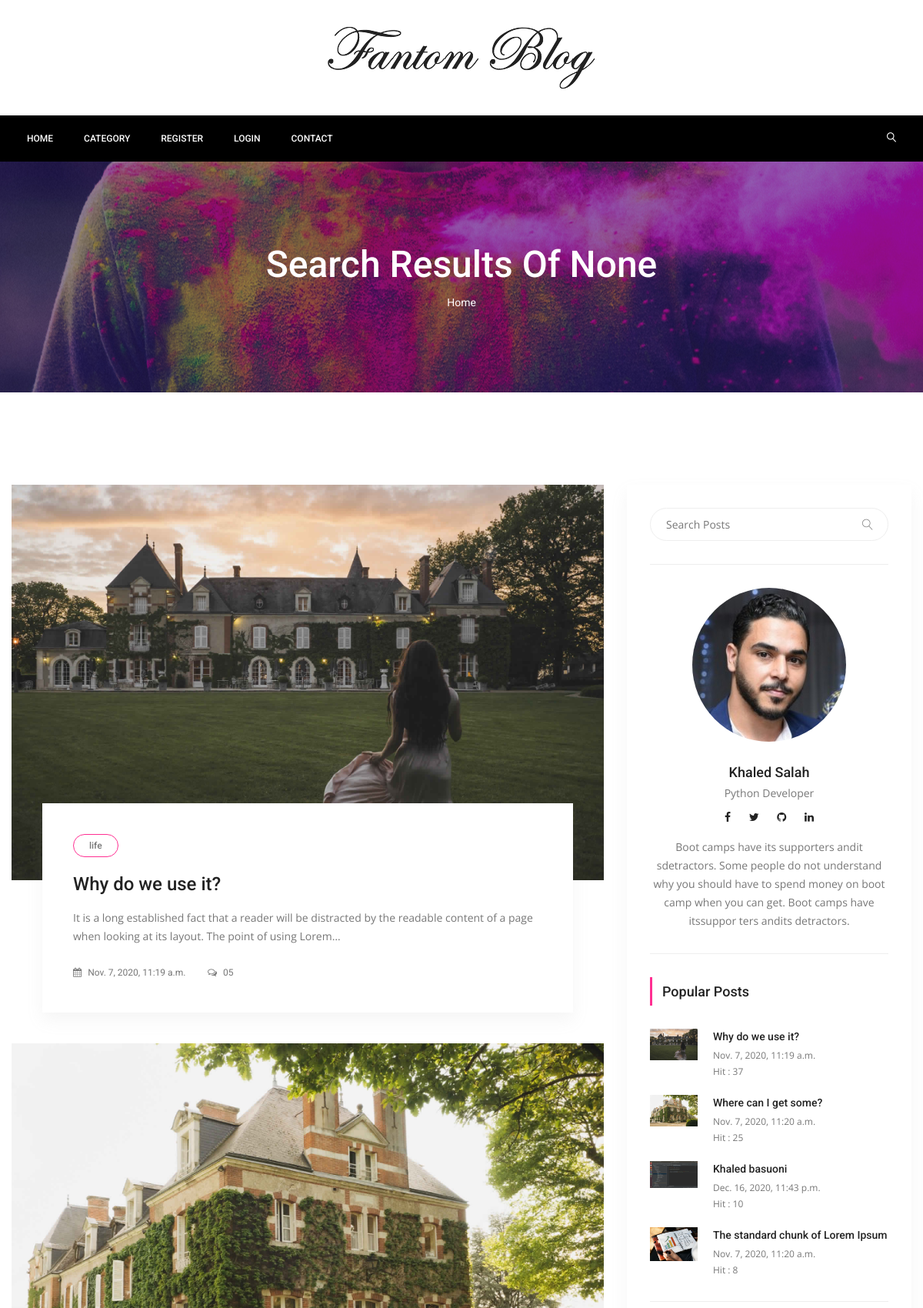
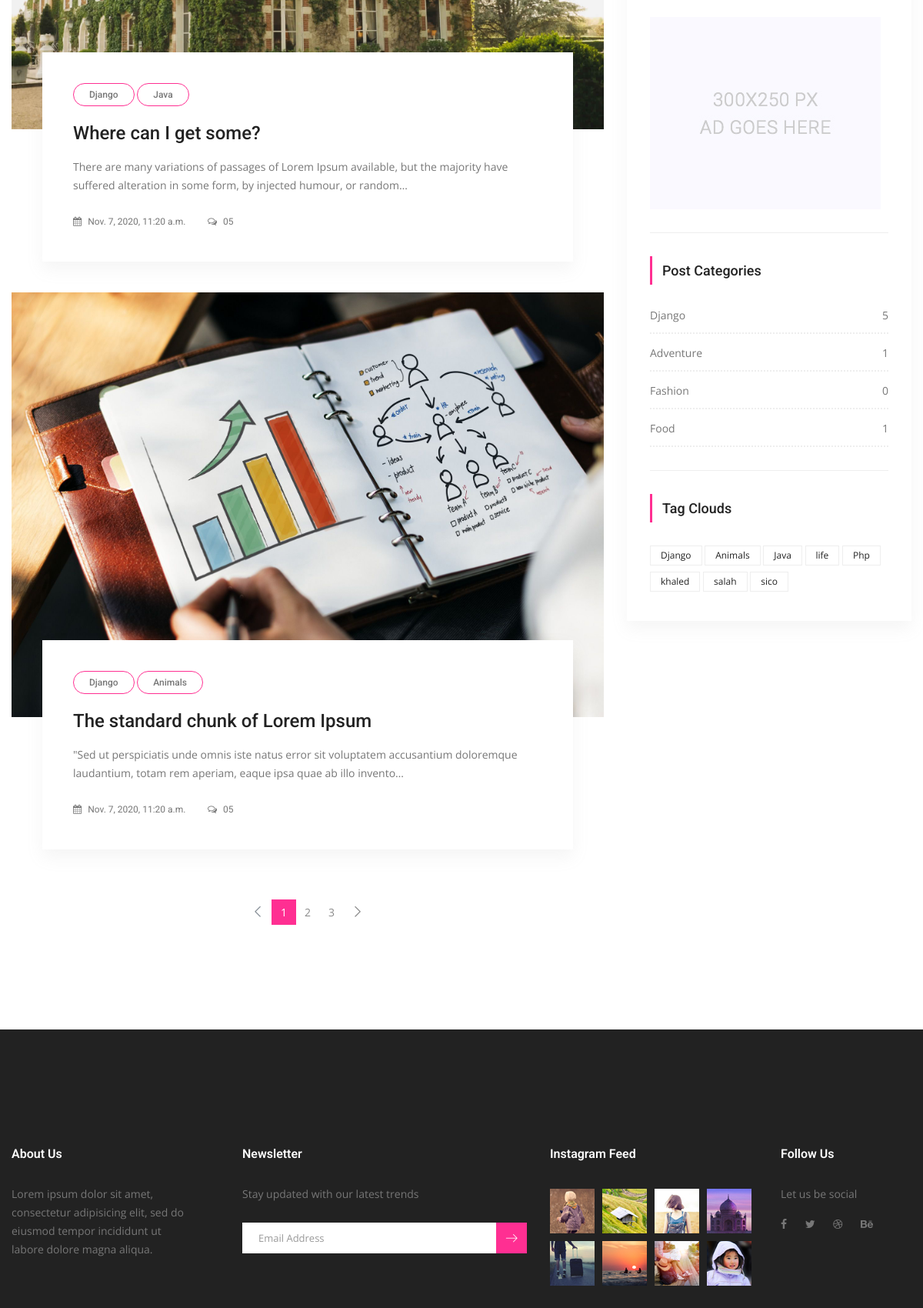
The app's page /search/ (upper part) with its own data (2 pictures, top to bottom).
### posts/models.py (models this page shows, shortened)
class Post(models.Model):
    title = models.CharField(max_length=150)
    content = models.TextField()
    publishing_date = models.DateTimeField(auto_now_add=True)
    image = models.ImageField(blank=True, null=True, upload_to='uploads/')
    user = models.ForeignKey(settings.AUTH_USER_MODEL, on_delete=models.CASCADE)
    slug = models.SlugField(default='slug', editable=False)
    category = models.ForeignKey(Category, on_delete=models.CASCADE, default=1, related_name='posts')
    tag = models.ManyToManyField(Tag, related_name='posts', blank=True)
    slider_post = models.BooleanField(default=False)
    hit = models.PositiveIntegerField(default=0)

class Tag(models.Model):
    title = models.CharField(max_length=150)
    slug = models.SlugField(editable=False)

class Category(models.Model):
    title = models.CharField(max_length=150)
    slug = models.SlugField(default='slug', editable=False)
    def post_count(self):
        return self.posts.all().count()

### posts/views.py (the view)
# urls.py: path('search/', SearchView.as_view(), name='search'),
class SearchView(ListView):
    model = Post
    template_name = 'posts/search.html'
    context_object_name = 'posts'
    paginate_by = 3
    def get_queryset(self):
        query = self.request.GET.get('q')
        if query:
            return Post.objects.filter(Q(title__icontains=query) |
                                       Q(content__icontains=query) |
                                       Q(tag__title__icontains=query)
                                       ).order_by('id').distinct()
        return Post.objects.all().order_by('id')
    def get_context_data(self, *, object_list=None, **kwargs):
        context = super(SearchView, self).get_context_data(**kwargs)
        query = self.request.GET.get('q')
        context['query'] = query
        return context

### posts/templatetags/custom_tags.py (called while the page is built)
@register.simple_tag(name="categories")
def all_categories():
    return Category.objects.all()

@register.simple_tag(name='tags')
def all_tags():
    return Tag.objects.all()

@register.simple_tag(name='hit_posts')
def hit_posts():
    return Post.objects.order_by('-hit')[:4]

### templates/posts/search.html (shortened to what this page needs)
{% extends 'base.html' %}
{% load static %}
{% block content%}
<section class="banner_area">
    <div class="banner_inner d-flex align-items-center">
        <div class="overlay bg-parallax" data-stellar-ratio="0.9" data-stellar-vertical-offset="0"
             data-background=""></div>
        <div class="container">
            <div class="banner_content text-center">
                <h2>Search Results Of {{ query }}</h2>
                <div class="page_link">
                    <a href="{% url 'index' %}">Home</a>
                </div>
            </div>
        </div>
    </div>
</section>
<section class="blog_area p_120">
    <div class="container">
        <div class="row">
            <div class="col-lg-8">
                <div class="blog_left_sidebar">
                    {% for post in posts%}
                    <article class="blog_style1">
                        <div class="blog_img">
                            <img class="img-fluid" src="{{ post.image.url }}" alt="">
                        </div>
                        <div class="blog_text">
                            <div class="blog_text_inner">
                                {% for tag in post.tag.all %}
                                <a class="cat" href="{% url 'tag_detail' slug=tag.slug %}">{{ tag.title }}</a>
                                {% endfor %}
                                <a href="{% url 'detail' pk=post.pk slug=post.slug%}"><h4>{{ post.title }}</h4></a>
                                <p>{{ post.content | truncatechars:150 }}</p>
                                <div class="date">
                                    <a href="#"><i class="fa fa-calendar" aria-hidden="true"></i>
                                        {{ post.publishing_date }}</a>
                                    <a href="#"><i class="fa fa-comments-o" aria-hidden="true"></i> 05</a>
                                </div>
                            </div>
                        </div>
                    </article>
                    {% endfor %}
                    {% if is_paginated %}
                    <nav class="blog-pagination justify-content-center d-flex">
                        <ul class="pagination">
                            {% if page_obj.has_previous %}
                            <li class="page-item">
                                <a href="?q={{ request.GET.q }}&page={{ page_obj.previous_page_number }}" class="page-link"
                                   aria-label="Previous">
		                                    <span aria-hidden="true">
		                                        <span class="lnr lnr-chevron-left"></span>
		                                    </span>
                                </a>
                            </li>
                            {% else %}
                            <li class="page-item disabled">
                                <a href="#" class="page-link" aria-label="Previous">
		                                    <span aria-hidden="true">
		                                        <span class="lnr lnr-chevron-left"></span>
		                                    </span>
                                </a>
                            </li>
                            {% endif %}
                            {% for i in paginator.page_range %}
                            {% if page_obj.number == i %}
                            <li class="page-item active"><a href="#" class="page-link">{{ i }}</a></li>
                            {% else %}
                            <li class="page-item"><a href="?q={{ request.GET.q }}&page={{ i }}" class="page-link">{{ i }}</a></li>
                            {% endif %}
                            {% endfor %}
                            {% if page_obj.has_next %}
                            <li class="page-item">
                                <a href="?q={{ request.GET.q }}&page={{ page_obj.next_page_number }}" class="page-link" aria-label="Next">
		                                    <span aria-hidden="true">
		                                        <span class="lnr lnr-chevron-right"></span>
		                                    </span>
                                </a>
                            </li>
                            {% endif %}
                        </ul>
                    </nav>
                    {% endif %}
                </div>
            </div>
            {% include 'right-side.html' %}
        </div>
    </div>
</section>
{% endblock %}

### templates/right-side.html
{% load static %}
{% load custom_tags %}
<div class="col-lg-4">
    <div class="blog_right_sidebar">
        <aside class="single_sidebar_widget search_widget">
            <form action="{% url 'search' %}" method="get">
                <div class="input-group">
                    <input type="text" class="form-control" placeholder="Search Posts" name="q">
                    <span class="input-group-btn">
                    <button class="btn btn-default" type="button"><i class="lnr lnr-magnifier"></i></button>
                    </span>
                </div>
            </form>
            <div class="br"></div>
        </aside>
        <aside class="single_sidebar_widget author_widget">
            <img class="author_img rounded-circle" src="{% static 'img/blog/khaled.jpeg' %}" alt="">
            <h4>Khaled Salah</h4>
            <p>Python Developer </p>
            <div class="social_icon">
                <a target="_blank" href="https://www.facebook.com/khaled.salah.5283/"><i class="fa fa-facebook"></i></a>
                <a target="_blank" href="https://twitter.com/Khaledbasuoni"><i class="fa fa-twitter"></i></a>
                <a target="_blank" href="https://github.com/khaled-salah"><i class="fa fa-github"></i></a>
                <a target="_blank" href="https://www.linkedin.com/in/k-salah/"><i class="fa fa-linkedin"></i></a>
            </div>
            <p>Boot camps have its supporters andit sdetractors. Some people do not understand why you should have to
                spend money on boot camp when you can get. Boot camps have itssuppor ters andits detractors.</p>
            <div class="br"></div>
        </aside>
        <aside class="single_sidebar_widget popular_post_widget">
            <h3 class="widget_title">Popular Posts</h3>
            {% hit_posts as hit_posts %}
            {% for hit_post in hit_posts %}
            <div class="media post_item">
                <img src="{{ hit_post.image.url }}" width="20%" height="15%" alt="post">
                <div class="media-body">
                    <a href="{% url 'detail' pk=hit_post.pk slug=hit_post.slug %}"><h3>{{ hit_post.title }}</h3></a>
                    <p>{{ hit_post.publishing_date }}</p>
                    <p>Hit : {{ hit_post.hit }}</p>
                </div>
            </div>
            {% endfor %}
            <div class="br"></div>
        </aside>
        <aside class="single_sidebar_widget">
            <a href="#"><img class="img-fluid" src="{% static 'img/blog/add.jpg' %}" alt=""></a>
            <div class="br"></div>
        </aside>
        <aside class="single_sidebar_widget post_category_widget">
            <h4 class="widget_title">Post Categories</h4>
            <ul class="list cat-list">
                {% categories as categories %}
                {% for category in categories %}
                <li>
                    <a href="{% url 'category-detail' pk=category.pk slug=category.slug %}"
                       class="d-flex justify-content-between">
                        <p>{{ category.title }}</p>
                        <p>{{ category.post_count }}</p>
                    </a>
                </li>
                {% endfor %}
            </ul>
            <div class="br"></div>
        </aside>
        <aside class="single-sidebar-widget tag_cloud_widget">
            <h4 class="widget_title">Tag Clouds</h4>
            <ul class="list">
                {% tags as tags %}
                {% for tag in tags %}
                <li><a href="{% url 'tag_detail' slug=tag.slug%}">{{ tag.title }}</a></li>
                {% endfor %}
            </ul>
        </aside>
    </div>
</div>

### records on screen
Post: image (picture), title "Why do we use it?", content "It is a long established fact that a reader will be distracted by the readable content of a page when looking at its layout. The point of using Lorem…", publishing_date "Nov. 7, 2020, 11:19 a.m.", hit "37"
Tag: title "life"
Post: image (picture), title "Where can I get some?", content "There are many variations of passages of Lorem Ipsum available, but the majority have suffered alteration in some form, by injected humour, or random…", publishing_date "Nov. 7, 2020, 11:20 a.m.", hit "25"
Tag: title "Django"
Tag: title "Java"
Post: image (picture), title "The standard chunk of Lorem Ipsum", content "\"Sed ut perspiciatis unde omnis iste natus error sit voluptatem accusantium doloremque laudantium, totam rem aperiam, eaque ipsa quae ab illo invento…", publishing_date "Nov. 7, 2020, 11:20 a.m.", hit "8"
Tag: title "Animals"
Post: image (picture), title "Khaled basuoni", publishing_date "Dec. 16, 2020, 11:43 p.m.", hit "10"
Category: title "Django", post_count "5"
Category: title "Adventure", post_count "1"
Category: title "Fashion", post_count "0"
Category: title "Food", post_count "1"
Tag: title "Php"
Tag: title "khaled"
Tag: title "salah"
Tag: title "sico"

### other values on screen
{{ query }} "None"
{{ i }} "1"
{{ i }} "2" "3"
